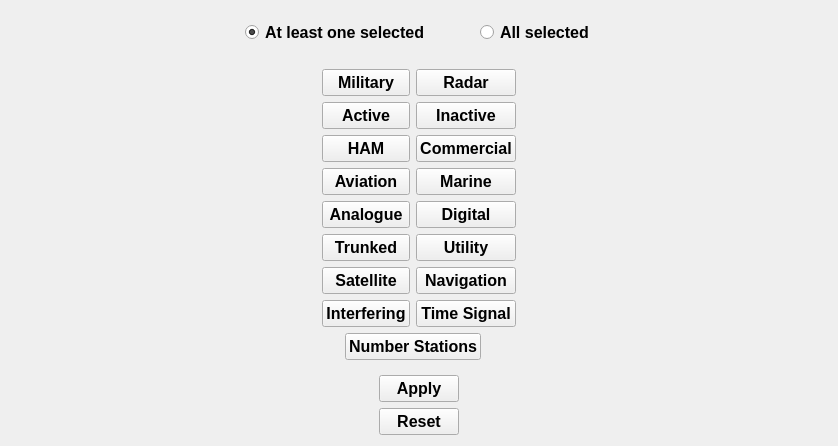
               <widget class="QWidget" name="tab_5">
                <attribute name="title">
                 <string>Category</string>
                </attribute>
                <layout class="QVBoxLayout" name="verticalLayout_17">
                 <item>
                  <layout class="QHBoxLayout" name="horizontalLayout_53">
                   <item>
                    <spacer name="horizontalSpacer_11">
                     <property name="orientation">
                      <enum>Qt::Horizontal</enum>
                     </property>
                     <property name="sizeHint" stdset="0">
                      <size>
                       <width>102</width>
                       <height>20</height>
                      </size>
                     </property>
                    </spacer>
                   </item>
                   <item>
                    <widget class="QWidget" name="widget_8" native="true">
                     <layout class="QHBoxLayout" name="horizontalLayout_24">
                      <property name="spacing">
                       <number>50</number>
                      </property>
                      <item>
                       <widget class="QRadioButton" name="cat_at_least_one">
                        <property name="font">
                         <font>
                          <pointsize>12</pointsize>
                          <weight>75</weight>
                          <bold>true</bold>
                         </font>
                        </property>
                        <property name="toolTip">
                         <string>&lt;html&gt;&lt;head/&gt;&lt;body&gt;&lt;p&gt;Keep all the signals which belong to &lt;span style=&quot; font-style:italic;&quot;&gt;at least&lt;/span&gt; one of the selected categories.&lt;/p&gt;&lt;/body&gt;&lt;/html&gt;</string>
                        </property>
                        <property name="styleSheet">
                         <string notr="true"/>
                        </property>
                        <property name="text">
                         <string>At least one selected</string>
                        </property>
                        <property name="checked">
                         <bool>true</bool>
                        </property>
                       </widget>
                      </item>
                      <item>
                       <widget class="QRadioButton" name="cat_all">
                        <property name="font">
                         <font>
                          <pointsize>12</pointsize>
                          <weight>75</weight>
                          <bold>true</bold>
                         </font>
                        </property>
                        <property name="toolTip">
                         <string>&lt;html&gt;&lt;head/&gt;&lt;body&gt;&lt;p&gt;Keep all the signals which belong to &lt;span style=&quot; font-style:italic;&quot;&gt;all &lt;/span&gt;the selected categories.&lt;/p&gt;&lt;/body&gt;&lt;/html&gt;</string>
                        </property>
                        <property name="text">
                         <string>All selected</string>
                        </property>
                        <property name="checked">
                         <bool>false</bool>
                        </property>
                       </widget>
                      </item>
                     </layout>
                    </widget>
                   </item>
                   <item>
                    <spacer name="horizontalSpacer_12">
                     <property name="orientation">
                      <enum>Qt::Horizontal</enum>
                     </property>
                     <property name="sizeHint" stdset="0">
                      <size>
                       <width>102</width>
                       <height>20</height>
                      </size>
                     </property>
                    </spacer>
                   </item>
                  </layout>
                 </item>
                 <item>
                  <layout class="QHBoxLayout" name="horizontalLayout_54">
                   <item>
                    <spacer name="horizontalSpacer_43">
                     <property name="orientation">
                      <enum>Qt::Horizontal</enum>
                     </property>
                     <property name="sizeHint" stdset="0">
                      <size>
                       <width>40</width>
                       <height>20</height>
                      </size>
                     </property>
                    </spacer>
                   </item>
                   <item>
                    <widget class="QWidget" name="widget_11" native="true">
                     <property name="sizePolicy">
                      <sizepolicy hsizetype="Preferred" vsizetype="Expanding">
                       <horstretch>0</horstretch>
                       <verstretch>0</verstretch>
                      </sizepolicy>
                     </property>
                     <layout class="QGridLayout" name="gridLayout_8">
                      <item row="8" column="1" colspan="2">
                       <widget class="QPushButton" name="number_stations_btn">
                        <property name="font">
                         <font>
                          <pointsize>12</pointsize>
                          <weight>75</weight>
                          <bold>true</bold>
                         </font>
                        </property>
                        <property name="text">
                         <string>Number Stations</string>
                        </property>
                        <property name="checkable">
                         <bool>true</bool>
                        </property>
                       </widget>
                      </item>
                      <item row="7" column="2" colspan="2">
                       <widget class="QPushButton" name="time_signal_btn">
                        <property name="font">
                         <font>
                          <pointsize>12</pointsize>
                          <weight>75</weight>
                          <bold>true</bold>
                         </font>
                        </property>
                        <property name="text">
                         <string>Time Signal</string>
                        </property>
                        <property name="checkable">
                         <bool>true</bool>
                        </property>
                       </widget>
                      </item>
                      <item row="7" column="0" colspan="2">
                       <widget class="QPushButton" name="interfering_btn">
                        <property name="font">
                         <font>
                          <pointsize>12</pointsize>
                          <weight>75</weight>
                          <bold>true</bold>
                         </font>
                        </property>
                        <property name="text">
                         <string>Interfering</string>
                        </property>
                        <property name="checkable">
                         <bool>true</bool>
                        </property>
                       </widget>
                      </item>
                      <item row="6" column="0" colspan="2">
                       <widget class="QPushButton" name="sat_btn">
                        <property name="font">
                         <font>
                          <pointsize>12</pointsize>
                          <weight>75</weight>
                          <bold>true</bold>
                         </font>
                        </property>
                        <property name="text">
                         <string>Satellite</string>
                        </property>
                        <property name="checkable">
                         <bool>true</bool>
                        </property>
                       </widget>
                      </item>
                      <item row="6" column="2" colspan="2">
                       <widget class="QPushButton" name="navigation_btn">
                        <property name="font">
                         <font>
                          <pointsize>12</pointsize>
                          <weight>75</weight>
                          <bold>true</bold>
                         </font>
                        </property>
                        <property name="text">
                         <string>Navigation</string>
                        </property>
                        <property name="checkable">
                         <bool>true</bool>
                        </property>
                       </widget>
                      </item>
                      <item row="5" column="2" colspan="2">
                       <widget class="QPushButton" name="utility_btn">
                        <property name="font">
                         <font>
                          <pointsize>12</pointsize>
                          <weight>75</weight>
                          <bold>true</bold>
                         </font>
                        </property>
                        <property name="text">
                         <string>Utility</string>
                        </property>
                        <property name="checkable">
                         <bool>true</bool>
                        </property>
                       </widget>
                      </item>
                      <item row="4" column="2" colspan="2">
                       <widget class="QPushButton" name="digital_btn">
                        <property name="font">
                         <font>
                          <pointsize>12</pointsize>
                          <weight>75</weight>
                          <bold>true</bold>
                         </font>
                        </property>
                        <property name="text">
                         <string>Digital</string>
                        </property>
                        <property name="checkable">
                         <bool>true</bool>
                        </property>
                       </widget>
                      </item>
                      <item row="3" column="2" colspan="2">
                       <widget class="QPushButton" name="marine_btn">
                        <property name="font">
                         <font>
                          <pointsize>12</pointsize>
                          <weight>75</weight>
                          <bold>true</bold>
                         </font>
                        </property>
                        <property name="text">
                         <string>Marine</string>
                        </property>
                        <property name="checkable">
                         <bool>true</bool>
                        </property>
                       </widget>
                      </item>
                      <item row="2" column="2" colspan="2">
                       <widget class="QPushButton" name="commercial_btn">
                        <property name="font">
                         <font>
                          <pointsize>12</pointsize>
                          <weight>75</weight>
                          <bold>true</bold>
                         </font>
                        </property>
                        <property name="text">
                         <string>Commercial</string>
                        </property>
                        <property name="checkable">
                         <bool>true</bool>
                        </property>
                       </widget>
                      </item>
                      <item row="1" column="2" colspan="2">
                       <widget class="QPushButton" name="inactive_btn">
                        <property name="font">
                         <font>
                          <pointsize>12</pointsize>
                          <weight>75</weight>
                          <bold>true</bold>
                         </font>
                        </property>
                        <property name="text">
                         <string>Inactive</string>
                        </property>
                        <property name="checkable">
                         <bool>true</bool>
                        </property>
                       </widget>
                      </item>
                      <item row="0" column="2" colspan="2">
                       <widget class="QPushButton" name="radar_btn">
                        <property name="font">
                         <font>
                          <pointsize>12</pointsize>
                          <weight>75</weight>
                          <bold>true</bold>
                         </font>
                        </property>
                        <property name="text">
                         <string>Radar</string>
                        </property>
                        <property name="checkable">
                         <bool>true</bool>
                        </property>
                       </widget>
                      </item>
                      <item row="0" column="0" colspan="2">
                       <widget class="QPushButton" name="military_btn">
                        <property name="font">
                         <font>
                          <pointsize>12</pointsize>
                          <weight>75</weight>
                          <bold>true</bold>
                         </font>
                        </property>
                        <property name="text">
                         <string>Military</string>
                        </property>
                        <property name="checkable">
                         <bool>true</bool>
                        </property>
                       </widget>
                      </item>
                      <item row="1" column="0" colspan="2">
                       <widget class="QPushButton" name="active_btn">
                        <property name="font">
                         <font>
                          <pointsize>12</pointsize>
                          <weight>75</weight>
                          <bold>true</bold>
                         </font>
                        </property>
                        <property name="text">
                         <string>Active</string>
                        </property>
                        <property name="checkable">
                         <bool>true</bool>
                        </property>
                       </widget>
                      </item>
                      <item row="2" column="0" colspan="2">
                       <widget class="QPushButton" name="ham_btn">
                        <property name="font">
                         <font>
                          <pointsize>12</pointsize>
                          <weight>75</weight>
                          <bold>true</bold>
                         </font>
                        </property>
                        <property name="text">
                         <string>HAM</string>
                        </property>
                        <property name="checkable">
                         <bool>true</bool>
                        </property>
                       </widget>
                      </item>
                      <item row="3" column="0" colspan="2">
                       <widget class="QPushButton" name="aviation_btn">
                        <property name="font">
                         <font>
                          <pointsize>12</pointsize>
                          <weight>75</weight>
                          <bold>true</bold>
                         </font>
                        </property>
                        <property name="text">
                         <string>Aviation</string>
                        </property>
                        <property name="checkable">
                         <bool>true</bool>
                        </property>
                       </widget>
                      </item>
                      <item row="4" column="0" colspan="2">
                       <widget class="QPushButton" name="analogue_btn">
                        <property name="font">
                         <font>
                          <pointsize>12</pointsize>
                          <weight>75</weight>
                          <bold>true</bold>
                         </font>
                        </property>
                        <property name="text">
                         <string>Analogue</string>
                        </property>
                        <property name="checkable">
                         <bool>true</bool>
                        </property>
                       </widget>
                      </item>
                      <item row="5" column="0" colspan="2">
                       <widget class="QPushButton" name="trunked_btn">
                        <property name="font">
                         <font>
                          <pointsize>12</pointsize>
                          <weight>75</weight>
                          <bold>true</bold>
                         </font>
                        </property>
                        <property name="text">
                         <string>Trunked</string>
                        </property>
                        <property name="checkable">
                         <bool>true</bool>
                        </property>
                       </widget>
                      </item>
                     </layout>
                    </widget>
                   </item>
                   <item>
                    <spacer name="horizontalSpacer_44">
                     <property name="orientation">
                      <enum>Qt::Horizontal</enum>
                     </property>
                     <property name="sizeHint" stdset="0">
                      <size>
                       <width>40</width>
                       <height>20</height>
                      </size>
                     </property>
                    </spacer>
                   </item>
                  </layout>
                 </item>
                 <item>
                  <layout class="QHBoxLayout" name="horizontalLayout_51">
                   <item>
                    <spacer name="horizontalSpacer_39">
                     <property name="orientation">
                      <enum>Qt::Horizontal</enum>
                     </property>
                     <property name="sizeHint" stdset="0">
                      <size>
                       <width>368</width>
                       <height>20</height>
                      </size>
                     </property>
                    </spacer>
                   </item>
                   <item>
                    <widget class="DoubleTextButton" name="apply_remove_cat_filter_btn">
                     <property name="enabled">
                      <bool>true</bool>
                     </property>
                     <property name="font">
                      <font>
                       <pointsize>12</pointsize>
                       <weight>75</weight>
                       <bold>true</bold>
                      </font>
                     </property>
                     <property name="text">
                      <string>Apply</string>
                     </property>
                     <property name="checkable">
                      <bool>true</bool>
                     </property>
                    </widget>
                   </item>
                   <item>
                    <spacer name="horizontalSpacer_41">
                     <property name="orientation">
                      <enum>Qt::Horizontal</enum>
                     </property>
                     <property name="sizeHint" stdset="0">
                      <size>
                       <width>368</width>
                       <height>20</height>
                      </size>
                     </property>
                    </spacer>
                   </item>
                  </layout>
                 </item>
                 <item>
                  <layout class="QHBoxLayout" name="horizontalLayout_52">
                   <item>
                    <spacer name="horizontalSpacer_40">
                     <property name="orientation">
                      <enum>Qt::Horizontal</enum>
                     </property>
                     <property name="sizeHint" stdset="0">
                      <size>
                       <width>368</width>
                       <height>20</height>
                      </size>
                     </property>
                    </spacer>
                   </item>
                   <item>
                    <widget class="QPushButton" name="reset_cat_filters_btn">
                     <property name="font">
                      <font>
                       <pointsize>12</pointsize>
                       <weight>75</weight>
                       <bold>true</bold>
                      </font>
                     </property>
                     <property name="text">
                      <string>Reset</string>
                     </property>
                    </widget>
                   </item>
                   <item>
                    <spacer name="horizontalSpacer_42">
                     <property name="orientation">
                      <enum>Qt::Horizontal</enum>
                     </property>
                     <property name="sizeHint" stdset="0">
                      <size>
                       <width>368</width>
                       <height>20</height>
                      </size>
                     </property>
                    </spacer>
                   </item>
                  </layout>
                 </item>
                </layout>
               </widget>
